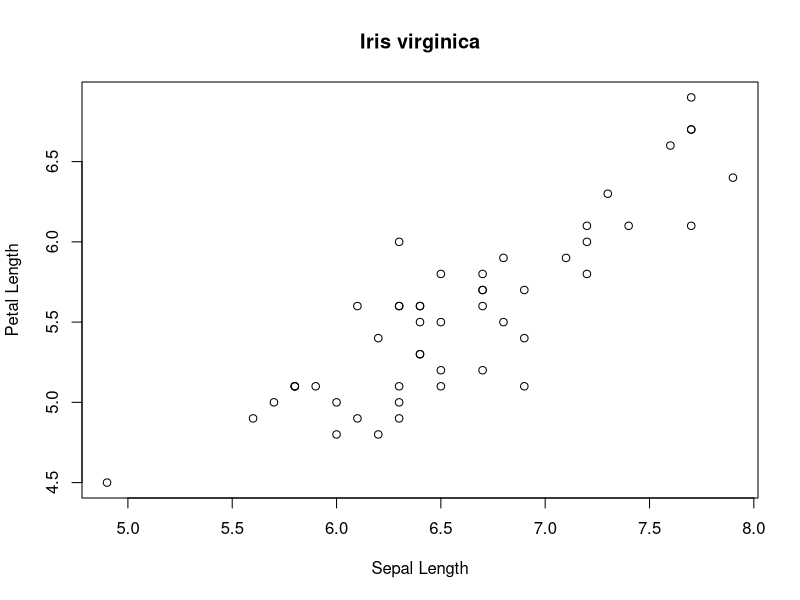
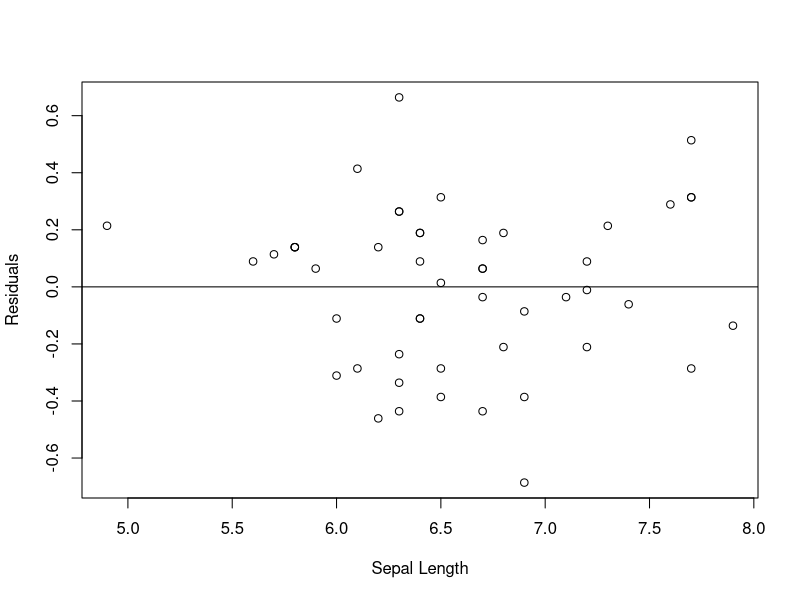
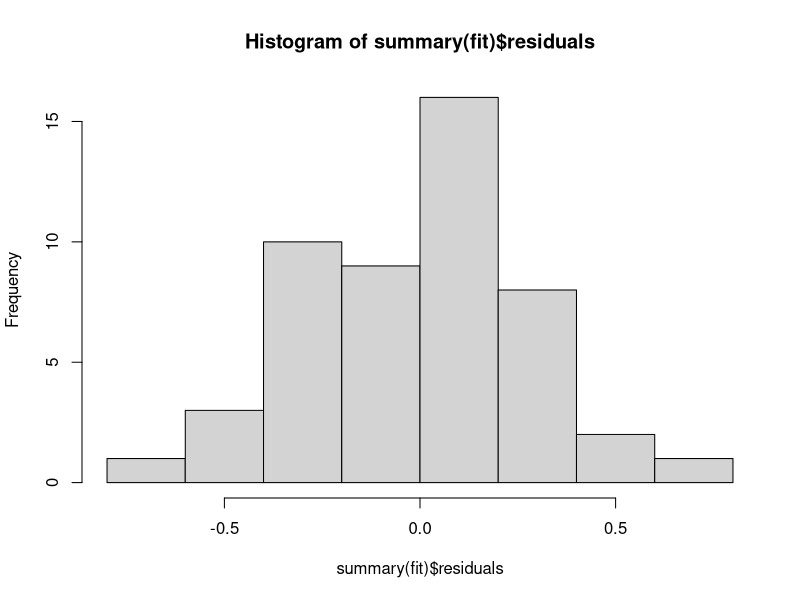

These figures' R source, in order:
#---------------------------------------
# example code for linear model lecture
# utilizing iris data set
# ML 09/25/20
#---------------------------------------


#susbet for Iris virginica
flower <- iris[iris$Species=="virginica",]

# linear model relating petal length to sepal length
fit <- lm(flower$Petal.Length~flower$Sepal.Length)

# view results
summary(fit)

# create a scatter plot
plot(flower$Sepal.Length,flower$Petal.Length,
     main = "Iris virginica",
     xlab = "Sepal Length",
     ylab = "Petal Length")

# plot the residuals, stored in regression summary
plot(flower$Sepal.Length,summary(fit)$residuals,
     xlab = "Sepal Length", 
     ylab = "Residuals")

# add a horizontal line ro reference
abline(h=0)

# histogram of residuals
hist(summary(fit)$residuals)

# shapiro wilks test
shapiro.test(summary(fit)$residuals)
